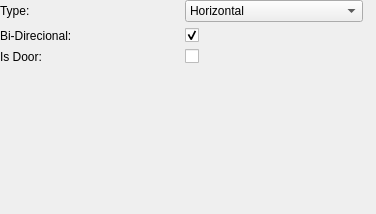
           <widget class="QWidget" name="page_Link">
            <property name="geometry">
             <rect>
              <x>0</x>
              <y>0</y>
              <width>376</width>
              <height>214</height>
             </rect>
            </property>
            <attribute name="label">
             <string>Link Placing</string>
            </attribute>
            <widget class="QWidget" name="gridWidget" native="true">
             <property name="geometry">
              <rect>
               <x>0</x>
               <y>0</y>
               <width>363</width>
               <height>311</height>
              </rect>
             </property>
             <layout class="QGridLayout" name="gridLayout_2">
              <item row="0" column="1">
               <widget class="QComboBox" name="link_orientation_combobox">
                <item>
                 <property name="text">
                  <string>Horizontal</string>
                 </property>
                </item>
                <item>
                 <property name="text">
                  <string>Vertical</string>
                 </property>
                </item>
                <item>
                 <property name="text">
                  <string>Teleporter</string>
                 </property>
                </item>
                <item>
                 <property name="text">
                  <string>Fade Teleport</string>
                 </property>
                </item>
                <item>
                 <property name="text">
                  <string>Teleporter [Left-Lock]</string>
                 </property>
                </item>
                <item>
                 <property name="text">
                  <string>Teleporter [Right-Lock]</string>
                 </property>
                </item>
               </widget>
              </item>
              <item row="0" column="0">
               <widget class="QLabel" name="label_2">
                <property name="text">
                 <string>Type:</string>
                </property>
               </widget>
              </item>
              <item row="1" column="0">
               <widget class="QLabel" name="label_4">
                <property name="text">
                 <string>Bi-Direcional:</string>
                </property>
               </widget>
              </item>
              <item row="2" column="0">
               <widget class="QLabel" name="label_5">
                <property name="text">
                 <string>Is Door:</string>
                </property>
               </widget>
              </item>
              <item row="1" column="1">
               <widget class="QCheckBox" name="link_bidi_checkbox">
                <property name="text">
                 <string/>
                </property>
                <property name="checked">
                 <bool>true</bool>
                </property>
               </widget>
              </item>
              <item row="3" column="0">
               <spacer name="verticalSpacer">
                <property name="orientation">
                 <enum>Qt::Vertical</enum>
                </property>
                <property name="sizeHint" stdset="0">
                 <size>
                  <width>20</width>
                  <height>40</height>
                 </size>
                </property>
               </spacer>
              </item>
              <item row="2" column="1">
               <widget class="QCheckBox" name="link_isdoor_checkbox">
                <property name="text">
                 <string/>
                </property>
               </widget>
              </item>
             </layout>
            </widget>
           </widget>
